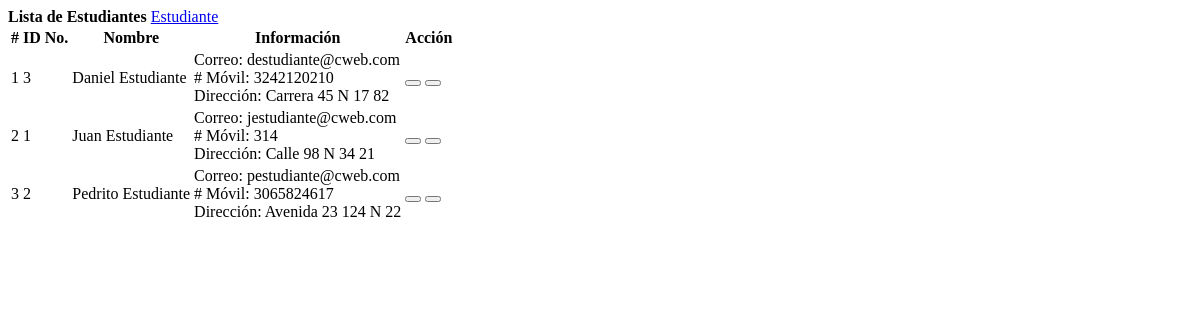
Page /students.php on the committed database.
### tables this page shows
CREATE TABLE `student` (
  `id` int(30) NOT NULL,
  `id_no` varchar(100) NOT NULL,
  `name` text NOT NULL,
  `contact` varchar(100) NOT NULL,
  `address` text NOT NULL,
  `email` varchar(200) NOT NULL,
  `date_created` datetime NOT NULL DEFAULT current_timestamp()
);

### students.php (the view, shortened to what this page needs)
<?php include('db_connect.php'); ?>
<div class="container-fluid">
	<div class="col-lg-12">
		<div class="row">
			<div class="col-md-12">
				<div class="card">
					<div class="card-header">
						<b>Lista de Estudiantes </b>
						<span class="float:right"><a class="btn btn-primary col-md-1 col-sm-6 float-right" href="javascript:void(0)" id="new_student">
								<i class="fa fa-plus"></i> Estudiante
							</a></span>
					</div>
					<div class="card-body">
						<table class="table table-condensed table-bordered table-hover">
							<thead>
								<tr>
									<th class="text-center">#</th>
									<th class="">ID No.</th>
									<th class="">Nombre</th>
									<th class="">Información</th>
									<th class="text-center">Acción</th>
								</tr>
							</thead>
							<tbody>
								<?php
								$i = 1;
								$student = $conn->query("SELECT * FROM student order by name asc ");
								while ($row = $student->fetch_assoc()) :
								?>
									<tr>
										<td class="text-center"><?php echo $i++ ?></td>
										<td>
											<?php echo $row['id_no'] ?>
										</td>
										<td>
											<?php echo ucwords($row['name']) ?>
										</td>
										<td class="">
											<p>Correo: <?php echo $row['email'] ?></p>
											<p># Móvil: <?php echo $row['contact'] ?></p>
											<p>Dirección: <?php echo $row['address'] ?></p>
										</td>
										<td class="text-center">
											<button class="btn btn-primary edit_student" type="button" data-id="<?php echo $row['id'] ?>"><i class="fa fa-edit"></i></button>
											<button class="btn btn-danger delete_student" type="button" data-id="<?php echo $row['id'] ?>"><i class="fa fa-trash-alt"></i></button>
										</td>
									</tr>
								<?php endwhile; ?>
							</tbody>
						</table>
					</div>
				</div>
			</div>
		</div>
	</div>
</div>

### students.php (style rules this page uses)
td { vertical-align: middle !important; }
td p { margin: unset }

### rows in the picture
student: id_no "3", name "Daniel Estudiante", email "destudiante@cweb.com", contact "3242120210", address "Carrera 45 N 17 82"
student: id_no "1", name "Juan Estudiante", email "jestudiante@cweb.com", contact "314", address "Calle 98 N 34 21"
student: id_no "2", name "Pedrito Estudiante", email "pestudiante@cweb.com", contact "3065824617", address "Avenida 23 124 N 22"
